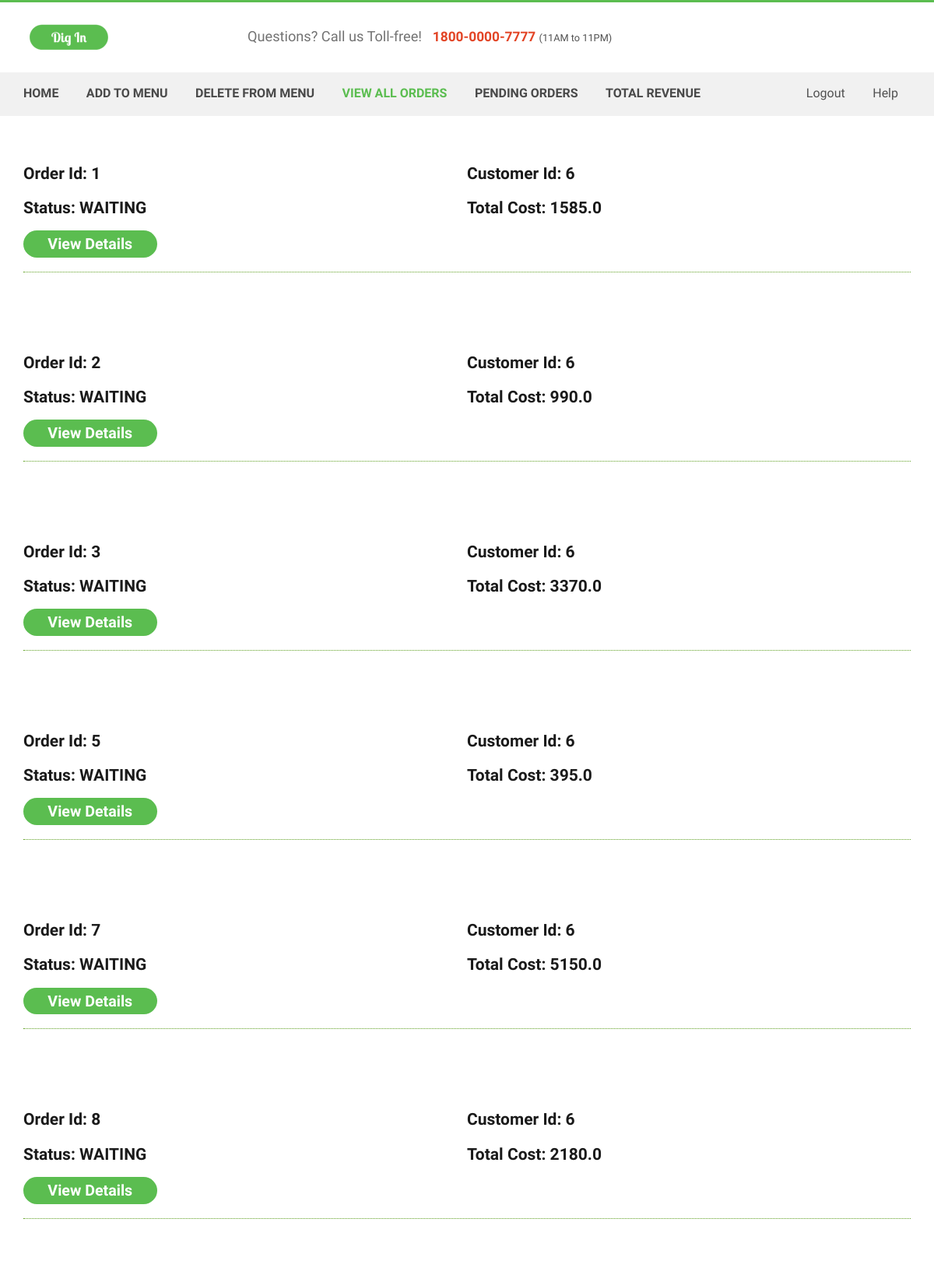
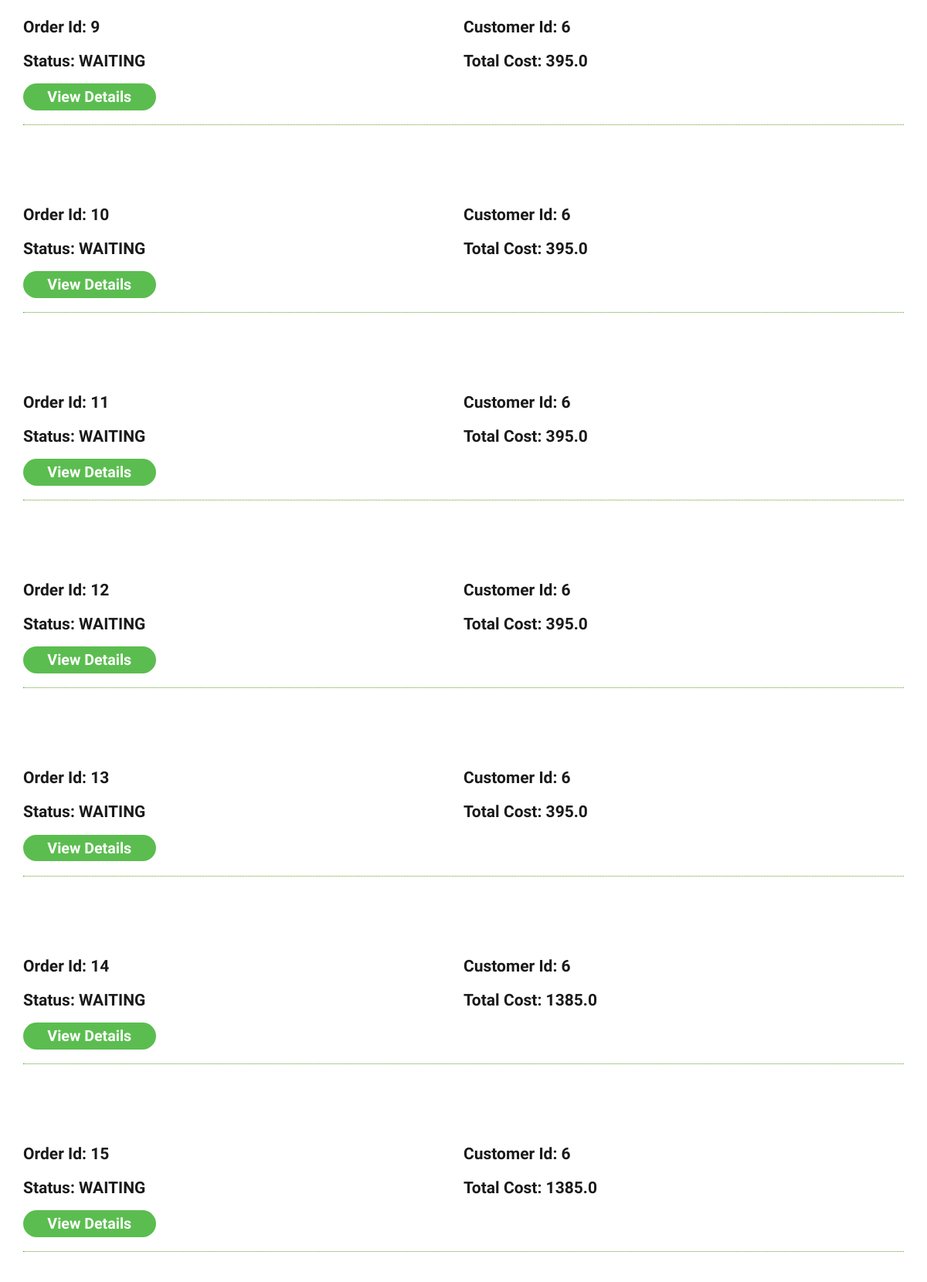
/view_orders_for_restaurant (signed in, upper part), run on the app's committed database (2 pictures, top to bottom).
### tables this page shows
CREATE TABLE "order" (
	`id`	INTEGER NOT NULL PRIMARY KEY AUTOINCREMENT UNIQUE,
	`restaurant_id`	INTEGER,
	`customer_id`	INTEGER,
	`status`	TEXT NOT NULL,
	`description`	TEXT,
	`cost`	REAL,
	`review`	TEXT,
	FOREIGN KEY(`restaurant_id`) REFERENCES `restaurant`(`id`) ON DELETE CASCADE,
	FOREIGN KEY(`customer_id`) REFERENCES `customer`(`id`)
);

### routes.py (the view)
@app.route('/view_orders_for_restaurant', methods=['GET','POST'])
def view_orders_for_restaurant():
    if 'username' in session:
        restaurant_id = session['id']
        ordr = dbHandler.get_orders_for_restaurant(restaurant_id)
        return render_template('restaurant_view_orders.html',orders=ordr,logged_in = True )
    else:
        return render_template('index.html')

### models.py (called while the page is built)
def get_orders_for_restaurant(restaurant_id):
    conn = sql.connect("digin.db")
    t=(restaurant_id,)
    sqlQuery = "select * from 'order' where restaurant_id = ?"
    cur = conn.cursor()
    cur.execute(sqlQuery,t)
    rows = cur.fetchall()
    conn.close()
    return rows

### templates/restaurant_view_orders.html (shortened to what this page needs)
<!DOCTYPE html>
<html>
<head>
<link href="../static/css/bootstrap.css" rel='stylesheet' type='text/css' />
<link href="../static/css/style.css" rel="stylesheet" type="text/css" media="all" />
<link href="../static/css/animate.css" rel='stylesheet' type='text/css' />
</head>
<body>
	<div class="header">
		<div class="container">
			<div class="top-header">
				<div class="logo">
					<a href="{{url_for('restaurant_login')}}"><img src="../static/images/logo.png" class="img-responsive" alt="" /></a>
				</div>
				<div class="queries">
					<p>Questions? Call us Toll-free!<span>1800-0000-7777 </span><label>(11AM to 11PM)</label></p>
				</div>
				<div class="clearfix"></div>
			</div>
		</div>
			<div class="menu-bar">
			<div class="container">
				<div class="top-menu">
					<ul>
						<li ><a href="{{url_for('restaurant_login')}}" >Home</a></li>
						<li><a href="{{ url_for('add_product_to_menu') }}">Add To Menu</a></li>
						<li><a href="{{ url_for('delete_product_from_menu') }}">Delete From Menu</a></li>
						<li class="active"><a href="{{ url_for('view_orders_for_restaurant') }}">View All Orders</a></li>
						<li ><a href="{{ url_for('pending_orders') }}">Pending Orders</a></li>
                        <li  ><a href="{{ url_for('get_revenue') }}">Total Revenue</a></li>
					</ul>
				</div>
				<div class="login-section">
					<ul>
						<li><a href="{{ url_for('logout') }}">Logout</a>  </li>
						<li><a href="#">Help</a></li>
					</ul>
				</div>
				<div class="clearfix"></div>
			</div>
		</div>
				</div>
    {% for row in orders %}
	<div class="orders">
	<div class="container">
		<div class="order-top">
            <li class="item-lists"><h4>Order Id: {{row[0]}}</h4>
			</li>
            <li class="item-lists"><h4>Customer Id: {{row[2]}}</h4>
			</li>
            <li class="item-lists"><h4>Status: {{row[3]}}</h4>
			</li>
            <li class="item-lists"><h4>Total Cost: {{row[5]}}</h4>
			</li>
			<div class="clearfix"></div>
            <form id="{{row[0]}}" action="/view_details_of_order" method="post">
						<ul class="qty">
							<li><a class="morebtn hvr-rectangle-in" href="#" onclick='document.getElementById("{{row[0]}}").submit();'>View Details</a></li>
						</ul>
            </form>
		</div>
		</div>
	</div>
{% endfor %}
</body>
</html>

### static/css/style.css (style rules this page uses)
body { padding:0; margin:0; font-family: 'Source Sans Pro', sans-serif; }
body a { transition:0.5s all; -webkit-transition:0.5s all; -moz-transition:0.5s all; -o-transition:0.5s all; -ms-transition:0.5s all; }
h1,h2,h3,h4,h5,h6 { margin:0; }
p { margin:0; }
ul { margin:0; padding:0; }
label { margin:0; }
.header { border-top: 3px solid #5BBD50; }
.top-header { padding:2em 0; }
.logo { float:left; }
.queries { float:left; margin-left:15%; }
.queries p { color:#727272; font-size:1.3em; font-weight:300; margin-top: 3px; }
.queries p span { color:#E24425; margin-left:0.8em; font-weight:700; font-size:0.95em; }
.queries p label { font-size:0.7em; color:#515151; font-weight:500; }
.top-menu { float:left; color:#D9D9D9; }
.login-section { float:right; color:#D9D9D9; }
.top-menu ul li { display:inline-block; margin: 0 16px; }
.top-menu ul li:first-child { margin-left: 0; }
.top-menu ul li a { text-decoration:none; margin:0.5em 0; display:block; color: #494949; font-size:16px; font-weight:700; text-transform:uppercase; }
.top-menu ul li.active a { color:#5BBD50; }
.login-section ul li { display:inline-block; margin: 0 16px; }
.login-section ul li a { margin:0.5em 0; display:block; color: #515151; font-size:16px; font-weight:500; }
.menu-bar { background:#F1F1F1; padding:0.6em 0; }
.orders { padding: 3em 0; }
.order-top h4 { color: #1A1A1A; font-size: 1.5em; font-weight: 600; margin-bottom: 1em; }
.order-top { padding: 1.5em 0; border-bottom: 1px dotted #5fa022; }
li.item-lists { float: left; width: 50%; }
.order-top li { display: inline-block; vertical-align: middle; }
ul.qty { padding: 0; margin: 0; list-style: none; }
ul.qty li { display: inline-block; margin-right: 10%; }
a.morebtn { border: none; outline: none; padding: 0.3em 1.6em; color: #fff; background: #5BBD50; font-size: 1.4em; font-weight: 700; font-family: 'Lobster Two', cursive; border-radius: 20px; -webkit-border-radius: 20px; -moz-border-radius: 20px; -o-border-radius: 20px; text-decoration:none; }

### data on the page
order: id "1", customer "6", status "WAITING", cost "1585.0"
order: id "2", customer "6", status "WAITING", cost "990.0"
order: id "3", customer "6", status "WAITING", cost "3370.0"
order: id "5", customer "6", status "WAITING", cost "395.0"
order: id "7", customer "6", status "WAITING", cost "5150.0"
order: id "8", customer "6", status "WAITING", cost "2180.0"
order: id "9", customer "6", status "WAITING", cost "395.0"
order: id "10", customer "6", status "WAITING", cost "395.0"
order: id "11", customer "6", status "WAITING", cost "395.0"
order: id "12", customer "6", status "WAITING", cost "395.0"
order: id "13", customer "6", status "WAITING", cost "395.0"
order: id "14", customer "6", status "WAITING", cost "1385.0"
order: id "15", customer "6", status "WAITING", cost "1385.0"
